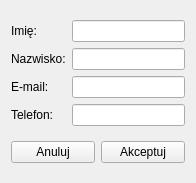
<?xml version="1.0" encoding="UTF-8"?>
<ui version="4.0">
 <class>EdycjaDanych</class>
 <widget class="QWidget" name="EdycjaDanych">
  <property name="geometry">
   <rect>
    <x>0</x>
    <y>0</y>
    <width>196</width>
    <height>183</height>
   </rect>
  </property>
  <property name="windowTitle">
   <string>Form</string>
  </property>
  <layout class="QVBoxLayout" name="verticalLayout_3">
   <item>
    <layout class="QHBoxLayout" name="horizontalLayout">
     <item>
      <layout class="QVBoxLayout" name="verticalLayout_2">
       <item>
        <widget class="QLabel" name="label">
         <property name="text">
          <string>Imię:</string>
         </property>
        </widget>
       </item>
       <item>
        <widget class="QLabel" name="label_2">
         <property name="text">
          <string>Nazwisko:</string>
         </property>
        </widget>
       </item>
       <item>
        <widget class="QLabel" name="label_3">
         <property name="text">
          <string>E-mail:</string>
         </property>
        </widget>
       </item>
       <item>
        <widget class="QLabel" name="label_4">
         <property name="text">
          <string>Telefon:</string>
         </property>
        </widget>
       </item>
      </layout>
     </item>
     <item>
      <layout class="QVBoxLayout" name="verticalLayout">
       <item>
        <widget class="QLineEdit" name="lineEdit"/>
       </item>
       <item>
        <widget class="QLineEdit" name="lineEdit_2"/>
       </item>
       <item>
        <widget class="QLineEdit" name="lineEdit_3"/>
       </item>
       <item>
        <widget class="QLineEdit" name="lineEdit_4"/>
       </item>
      </layout>
     </item>
    </layout>
   </item>
   <item>
    <layout class="QHBoxLayout" name="horizontalLayout_2">
     <item>
      <widget class="QPushButton" name="pushButton_2">
       <property name="text">
        <string>Anuluj</string>
       </property>
      </widget>
     </item>
     <item>
      <widget class="QPushButton" name="pushButton">
       <property name="text">
        <string>Akceptuj</string>
       </property>
      </widget>
     </item>
    </layout>
   </item>
  </layout>
 </widget>
 <resources/>
 <connections/>
</ui>
